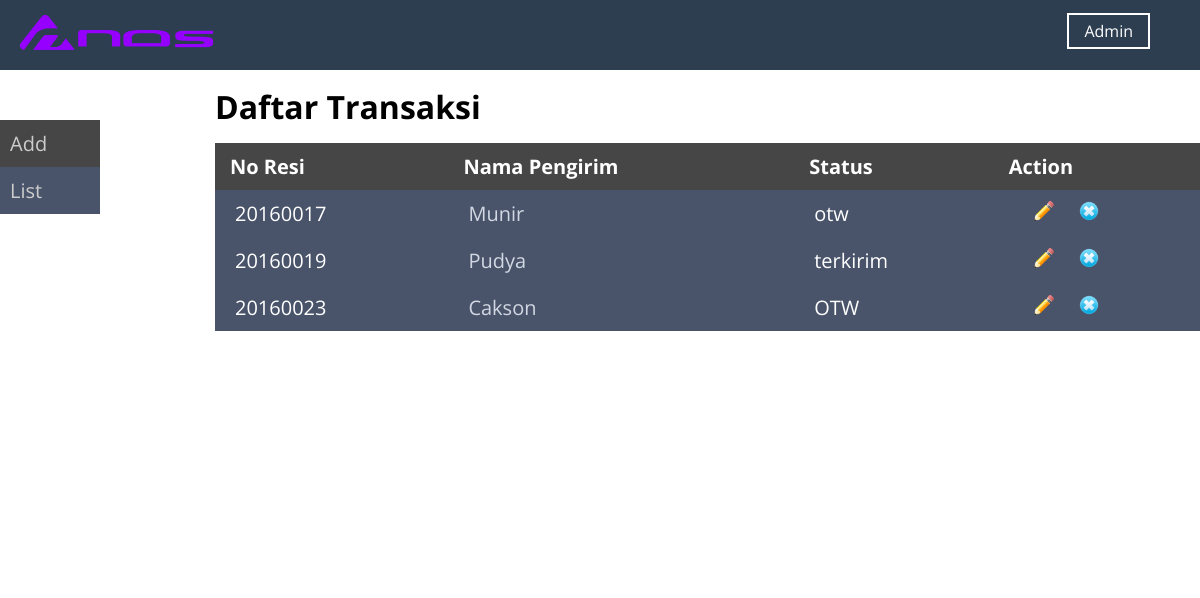
Screenshot of /ekspedisi/NOS/index.php with the database file from the repository.
### tables this page shows
CREATE TABLE `transaksi` (
  `no_resi` varchar(16) NOT NULL,
  `id_pengirim` int(11) NOT NULL,
  `id_penerima` int(11) NOT NULL,
  `id_barang` int(11) NOT NULL,
  `jenis_paket` varchar(16) NOT NULL,
  `asal_kota` varchar(32) NOT NULL,
  `tujuan_kota` varchar(32) NOT NULL,
  `tgl_kirim` date NOT NULL,
  `tgl_terima` date NOT NULL,
  `status` varchar(16) NOT NULL,
  `harga` double NOT NULL
);

CREATE TABLE `pengirim` (
  `id_pengirim` int(11) NOT NULL,
  `id_penerima` int(11) NOT NULL,
  `id_barang` int(11) NOT NULL,
  `nama_pengirim` varchar(32) NOT NULL,
  `telepon_pengirim` varchar(16) NOT NULL
);

### ekspedisi/NOS/index.php (called while the page is built)
<?php
require_once 'Controller/MainController.php';
$controller = new MainController();
$controller->requestTransaksi();

### ekspedisi/NOS/Models/Transaksi.php (called while the page is built, shortened)
<?php
require_once 'Models/Service.php';
class Transaksi{
	private $service = NULL;
	public function __construct(){
		$this->service = new Service();
	}
	public function getAllTransaksi(){
		$resource = $this->service->selectAll();
		return $resource;
	}
}

### ekspedisi/NOS/Models/Service.php (called while the page is built, shortened)
<?php
class Service{
	public $connection;
	public function __construct(){
		$this->connection = mysqli_connect("localhost","admin","admin1","ekspedisi");
	}
	public function selectAll(){
		$action = mysqli_query($this->connection,"SELECT t.no_resi, p.nama_pengirim, t.status
			FROM transaksi t JOIN pengirim p
			ON t.id_pengirim = p.id_pengirim");
		$list = array();
		while(($obj = mysqli_fetch_object($action)) != NULL){
			$list[] = $obj;
		}
		return $list;
	}
}

### ekspedisi/NOS/Views/ViewTransaksi.php (the view, shortened to what this page needs)
<!DOCTYPE html>
<html>
<head>
	<link rel="stylesheet" type="text/css" href="Views/styles/global.css" />
</head>
<body>
	<div id="header">
		<div class="logo">
			<img id="icon-logo" src="Views/images/nos.png">
		</div>
		<div class="navMenu">
			<ul class="menu">
				<li><a href="#">Admin</a></li>
			</ul>
		</div>
	</div>
	<div id="container">
		<div class="sidebar">
			<ul id="nav">
				<li class="add"><a href="index.php?operation=add">Add</a></li>
				<li class="list"><a href="index.php?operation=list">List</a></li>
			</ul>
		</div>
		<div class="content">
			<h1>Daftar Transaksi</h1>
			<div id="box">
				<table>
					<thead>
						<tr>
							<th>No Resi</th>
							<th>Nama Pengirim</th>
							<th>Status</th>
							<th>Action</th>
						</tr>
					</thead>
					<tbody>
						<?php foreach ($lists as $list): ?>
							<tr>
								<td><?php print $list->no_resi; ?></td>
								<td><a href="index.php?operation=show&id=<?php print $list->no_resi; ?>"><?php print $list->nama_pengirim; ?></a></td>
								<td><?php print $list->status; ?></td>
								<td><a href="index.php?operation=update&id=<?php print $list->no_resi; ?>"><img src="Views/images/update.png" id="action"></a>
								<a href="index.php?operation=delete&id=<?php print $list->no_resi; ?>"><img src="Views/images/delete.png" id="action"></a></td>
							</tr>
						<?php endforeach; ?>
					</tbody>
				</table>
			</div>
		</div>
	</div>
</body>
</html>

### ekspedisi/NOS/Controller/MainController.php (shortened to what this page needs)
<?php
require_once 'Models/Transaksi.php';
class MainController{
	private $transaksi = NULL;
	public function __construct(){
		$this->transaksi = new Transaksi();
	}
	public function requestTransaksi(){
		$operation = isset($_GET['operation']) ? $_GET['operation']:NULL;
		if(!$operation || $operation == 'list'){
			$this->listTransaksi();
		}elseif(!$operation || $operation == 'add'){
			$this->addTransaksi();
		}elseif(!$operation || $operation == 'delete'){
			$this->deleteTransaksi();
		}elseif(!$operation || $operation == 'show'){
			$this->showTransaksi();
		}elseif(!$operation || $operation == 'update'){
			$this->updateTransaksi();
		}
	}
	public function listTransaksi(){
		$lists = $this->transaksi->getAllTransaksi();
		include 'Views/ViewTransaksi.php';
	}
}

### ekspedisi/NOS/Views/styles/global.css (style rules this page uses)
* { margin: 0; padding: 0; box-sizing: border-box; }
body { font-family: 'Open Sans'; }
a { text-decoration: none; }
div#header { width: 100%; height: 70px; background-color: #2c3e50; margin: 0 auto; }
.logo { float: left; margin-top: 15px; margin-left: 20px; }
img#icon-logo { width: 200px; }
ul.menu li { list-style: none; display: inline; margin-left: 20px; color: #fff; border: 2px solid #fff; padding: 5px 15px 5px 15px; }
div.navMenu { padding-top: 20px; float: right; margin-right: 50px; }
ul#nav li { list-style: none; }
ul#nav li a { color: #ccc; display: block; padding: 10px; font-size: 20px; -webkit-transition: 0.2s; -moz-transition: 0.2s; -o-transition: 0.2s; transition: 0.2s; }
ul a { color: white; }
div#container { width: 100%; margin: 0 auto; }
.sidebar { margin-top: 50px; width: 100px; height: 500px; float: left; }
.add { background-color: #464646; }
.list { background-color: #49546a; }
.content { width: auto; margin-left: 200px; height: 500px; background-color: #fff; padding: 15px; }
div#box { margin-top: 15px; }
table { text-align: left; width: 1000px; margin-bottom: 20px; font-size: 20px; border-collapse: collapse; }
thead { color: #fff; background-color: #464646; }
tbody td, thead th { padding: 10px 10px 10px 15px; }
tbody, tbody td { background-color: #49546a; color: #fff; padding-left: 20px; }
tbody a { color: #d2d8e3; }
img#action { width: 20px; margin-left: 20px; }

### rows the page displays
transaksi: no_resi "20160017", id_pengirim.nama_pengirim "Munir", status "otw"
transaksi: no_resi "20160019", id_pengirim.nama_pengirim "Pudya", status "terkirim"
transaksi: no_resi "20160023", id_pengirim.nama_pengirim "Cakson", status "OTW"
